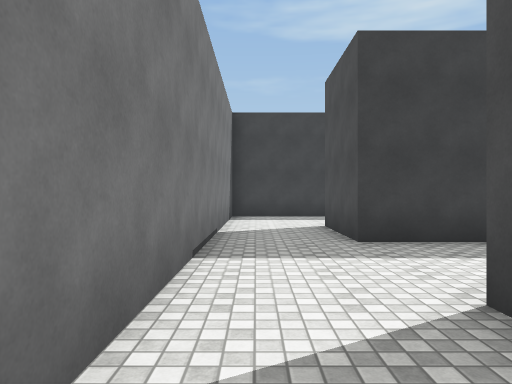
[1] (above)

24 first-person views from a walk through a 3-D level made in the Unity game engine. The camera is 1.4 m above the floor, looks level and sees 70° across. The floor is counted in squares, 1.8 m on a side. Each view is taken from the middle of a square. On the plan, view 1 faces up. The plan holds only what a view shows up to about 12 squares ahead; the rest is blank. The place goes on beyond the plan. The player is left out. Surface patterns are stand-ins for the level's own textures.

[2]
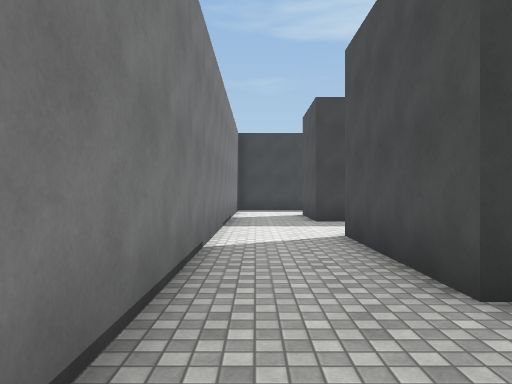

[3]
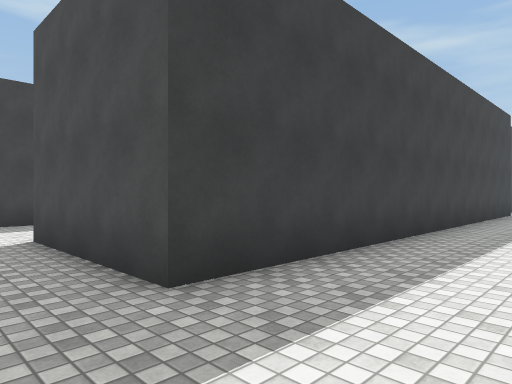

[4]
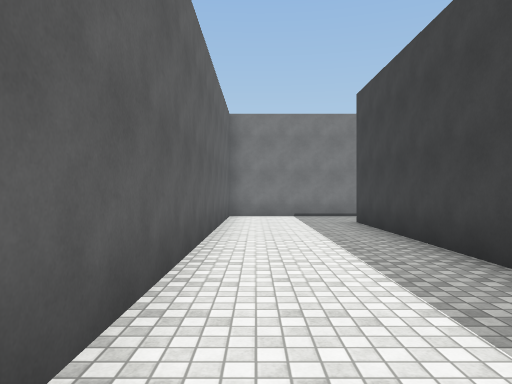

[5]
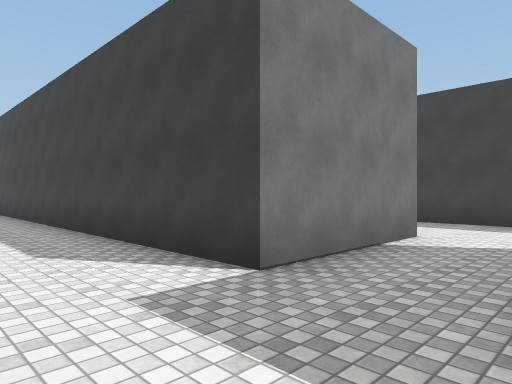

[6]
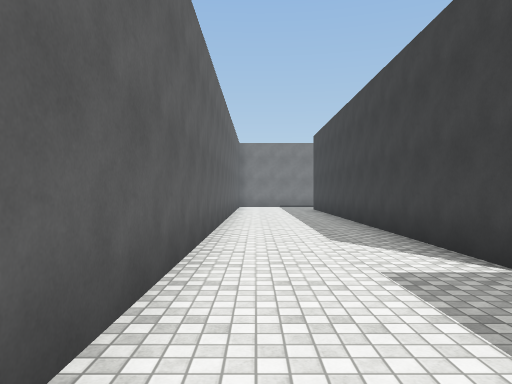

[7]
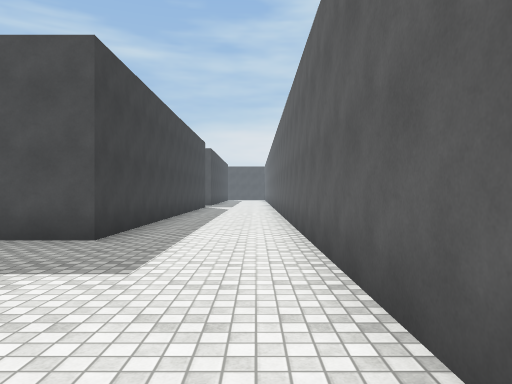

[8]
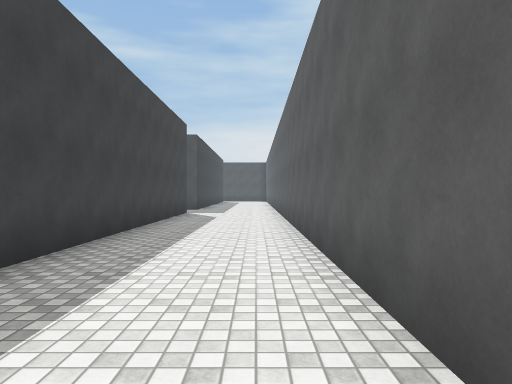

[9]
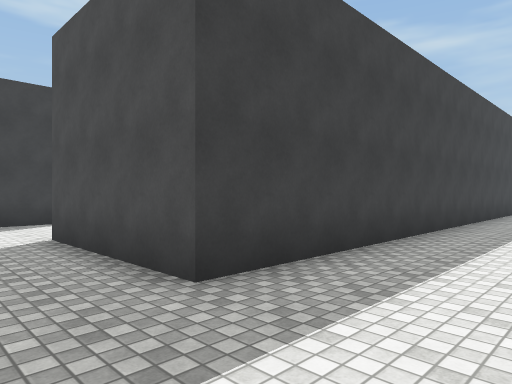

[10]
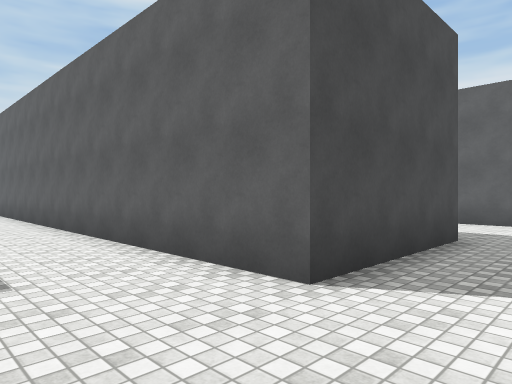

[11]
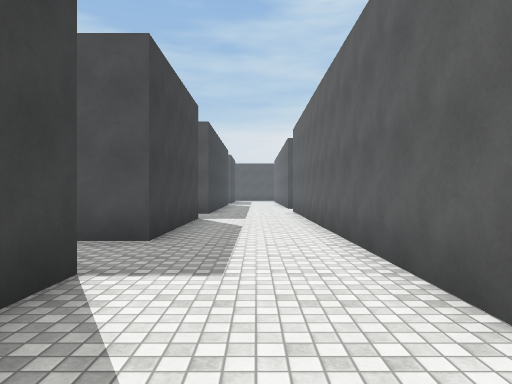

[12]
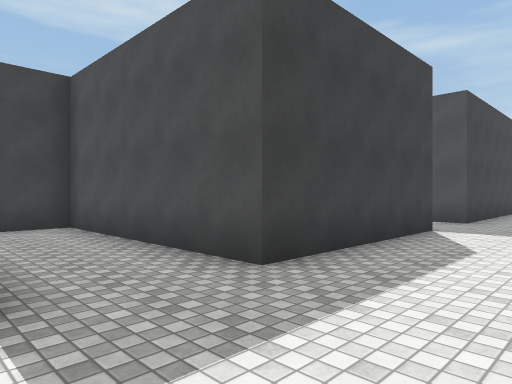

[13]
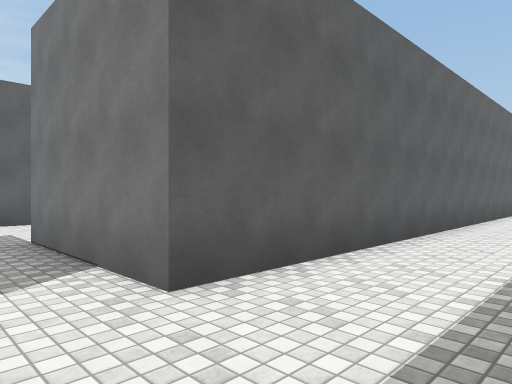

[14]
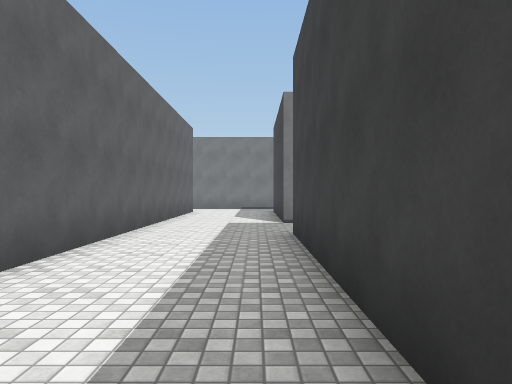

[15]
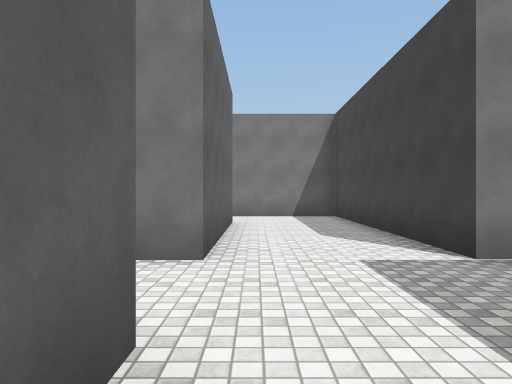

[16]
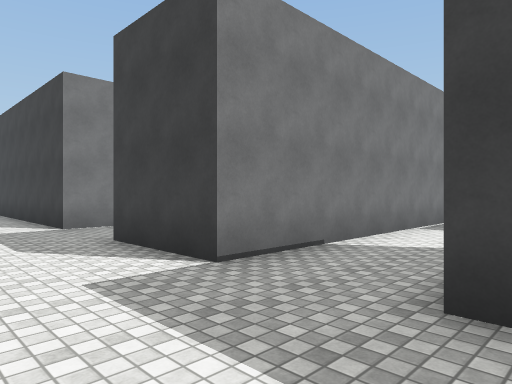

[17]
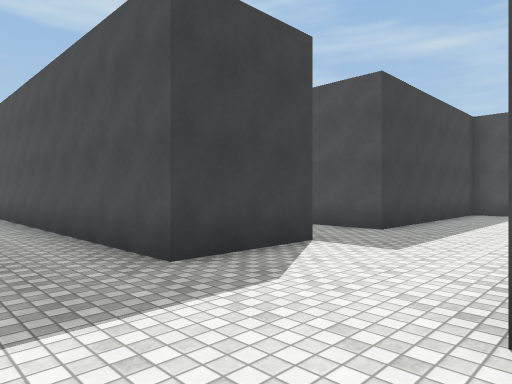

[18]
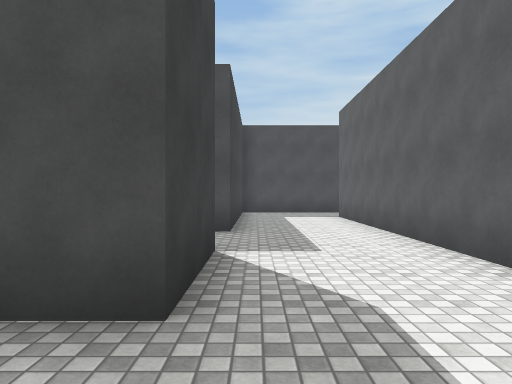

[19]
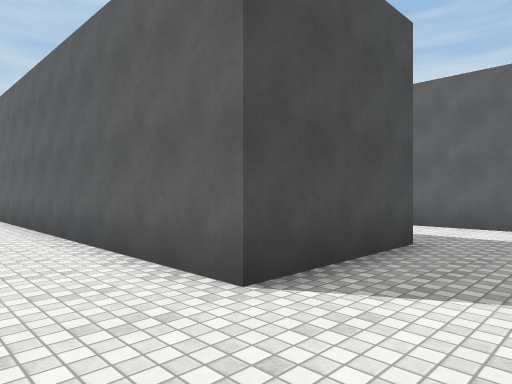

[20]
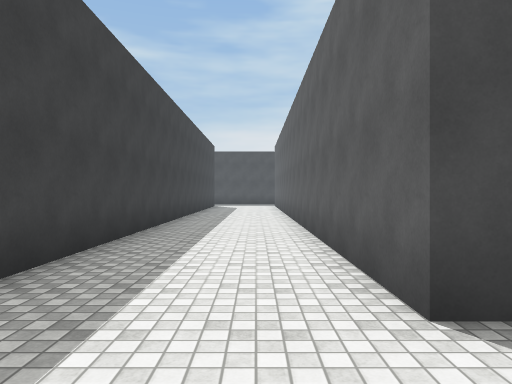

[21]
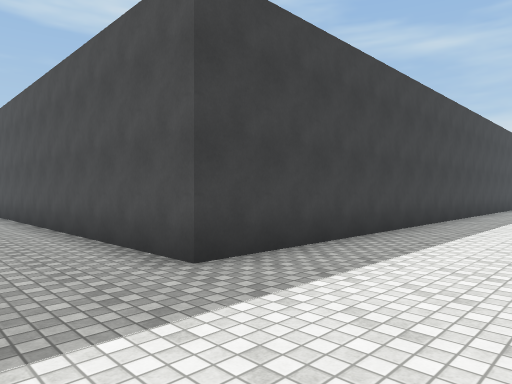

[22]
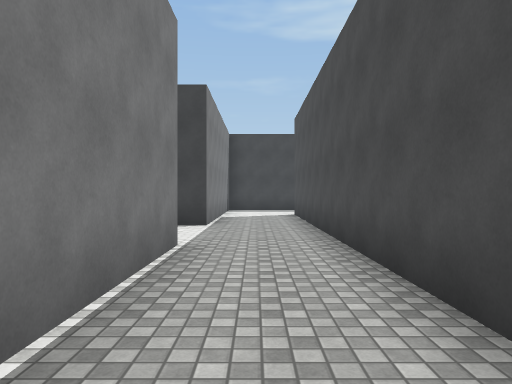

[23]
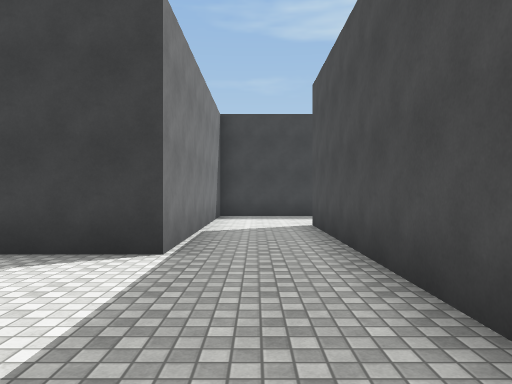

[24]
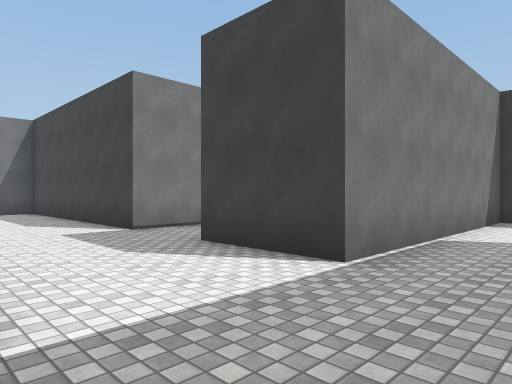

### Floor plan
Points are (right, up) in squares from view 1. A wall is a line through its corners. A room is listed if a view was taken in it or the views show most of it. See-through windows are left out.
Room 1 (views 1, 2, 3, 4, 5, 6, 7, 8, 9)
walls: (14.5, 2.5) (14.5, -1.4) (1.6, -1.4) (1.6, 2.6); (-0.8, 3.6) (-0.8, -4.8) (27.9, -4.8); (28.5, -1.4) (16.8, -1.4) (16.8, 2.5)
ways out: opening at (0.5, 3.5) to room 2; opening at (15.5, 3) to room 2
Room 2 (views 10, 11, 12, 13, 14, 15, 16, 17, 18, 19, 20, 21, 22, 23, 24)
walls: (11.8, 22.4) (11.8, 11.5) (9.2, 11.5) (9.2, 20.5); (6.8, 12.6) (6.8, 11.5) (-0.8, 11.5) (-0.8, 3.6); (9.1, 8.4) (18.5, 8.4); (25.8, 18.3) (14.3, 18.3) (14.3, 29.6); (18.5, 5.7) (9.1, 5.7); (6.8, 27.4) (6.8, 25.5) (0.5, 25.5); (6.8, 5.7) (1.6, 5.7) (1.6, 8.4) (6.8, 8.4) (6.8, 7.6); (16.8, 2.5) (28.5, 2.5); (14.9, 32.8) (11.8, 32.8) (11.8, 25.5) (9.1, 25.5); (25.8, 5.7) (20.8, 5.7) (20.8, 11.5) (14.3, 11.5) (14.3, 15) (23.9, 15); (28.5, 5.7) (28, 5.7) (28, 6.5); (2, 2.5) (14.5, 2.5)
ways out: opening at (0.5, 3.5) to room 1; opening at (15.5, 3) to room 1

Positions as (right, up) in squares from view 1, and headings:
1: (0, 0), facing up
2: (0, -4), facing up
3: (0, -4), facing up-right
4: (11, -4), facing left
5: (17, -4), facing up-left
6: (18, -4), facing left
7: (11, -4), facing right
8: (16, -4), facing right
9: (15, -4), facing up-right
10: (15, 5), facing down-right
11: (15, 4), facing right
12: (18, 3), facing up-right
13: (16, 5), facing down-left
14: (16, 5), facing left
15: (11, 9), facing left
16: (15, 9), facing up-left
17: (7, 8), facing up-right
18: (7, 11), facing right
19: (12, 17), facing down-right
20: (12, 16), facing right
21: (12, 15), facing up-right
22: (13, 17), facing up
23: (13, 21), facing up
24: (14, 22), facing up-left
